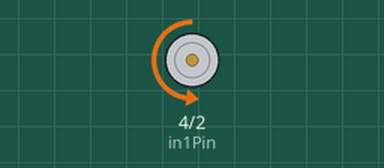
The sketch below on a simulated Arduino Uno, built with avr-gcc and run on an emulated ATmega328P. On the bench: motor-driver pin pairs drawn as motors (green arrow = first pin HIGH = forward, orange = second pin HIGH = backward, longer = more drive, scaled by the enable pin). What the sketch prints to the serial monitor is not drawn.

Above: at 0.05 s.
At 2.15 s:
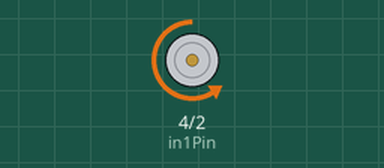
At 4.95 s:
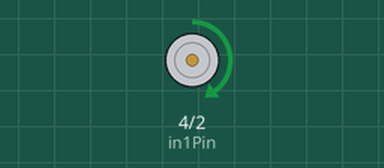
At 9.85 s:
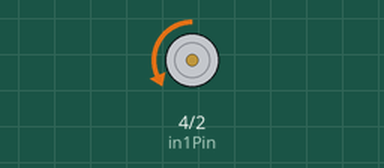
Timing chart, 0 to 13.6 s (numbered marks = the images above):
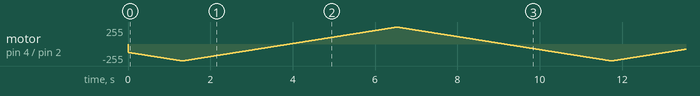

The sketch:

enginedriver.ino
```cpp
int enablePin = 3;
int in1Pin = 4;
int in2Pin = 2;

int currentSpeed = 125;
int speedChange = 1;
boolean rev = true;

void setup()
{
  Serial.begin(9600);
  pinMode(in1Pin, OUTPUT);
  pinMode(in2Pin, OUTPUT);
  pinMode(enablePin, OUTPUT);
}

void loop()
{
  currentSpeed += speedChange;
  if(currentSpeed > 253) {
    speedChange *= -1;
  }
  if(currentSpeed < 1) {
    speedChange *= -1;
    rev = !rev;
  }
  setMotor(currentSpeed, rev);
  delay(10);
}

void setMotor(int speed, boolean reverse)
{
  Serial.print(speed); Serial.print(" ");
  Serial.print(reverse); Serial.println(" ");
  analogWrite(enablePin, speed);
  digitalWrite(in1Pin, ! reverse);
  digitalWrite(in2Pin, reverse);
}
```
